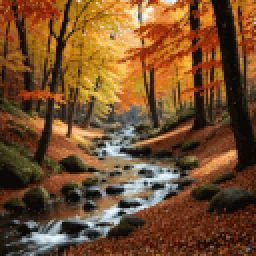
#> input picture Primeri/Slike i ikonice/Animacije/fall.gif, 128 x 128 px, found by its file name (shown 2 times larger)
$ python -i standardize_gifs.py   (imports and definitions only)
#> lines starting #> are read from the running program, lines starting #| are printed output that depends on the picture
import os
from PIL import Image, ImageSequence

TARGET_WIDTH = 512
TARGET_HEIGHT = 366
DIRECTORY = r'a:\Software Dev\Platisa\app\src\main\res\drawable'
FILES = [
    'celebration_4.gif',
    'celebration_dance.gif',
    'macka.gif',
    'celebration_3.gif',
    'fall.gif',
    'aquarium.gif',
    'fireworks.gif'
]

def resize_and_crop(img, target_width, target_height):
    # Calculate aspect ratios
    target_ratio = target_width / target_height
    img_ratio = img.width / img.height

    if img_ratio > target_ratio:
        # Image is wider than target: resize by height, then crop width
        new_height = target_height
        new_width = int(new_height * img_ratio)
        img = img.resize((new_width, new_height), Image.Resampling.LANCZOS)

        # Center crop
        left = (new_width - target_width) // 2
        img = img.crop((left, 0, left + target_width, target_height))
    else:
        # Image is taller/equal: resize by width, then crop height
        new_width = target_width
        new_height = int(new_width / img_ratio)
        img = img.resize((new_width, new_height), Image.Resampling.LANCZOS)

        # Center crop
        top = (new_height - target_height) // 2
        img = img.crop((0, top, target_width, top + target_height))

    return img

def process_gif(filename):
    filepath = os.path.join(DIRECTORY, filename)
    if not os.path.exists(filepath):
        print(f"Skipping {filename}: Not found")
        return

    print(f"Processing {filename}...")
    with Image.open(filepath) as im:
#> im is the input picture: PIL image 128x128 P; mean R, G, B, A 115.7, 78.6, 43.7, 255
        frames = []
        duration = im.info.get('duration', 100)
#> duration = 70
        loop = im.info.get('loop', 0)
#> loop = 0

        for frame in ImageSequence.Iterator(im):
            # Convert to RGBA for high quality resizing
            frame = frame.convert('RGBA')
            processed_frame = resize_and_crop(frame, TARGET_WIDTH, TARGET_HEIGHT)

            # Convert back to P mode with palette for GIF
            # We use the quantize method to generate a good palette for each frame?
            # Or better: just let save handle it (it might dither).
            # For simplicity and robust GIF saving, converting to RGB then letting P mode handle it is usually okay,
            # but sometimes creates flicker.
            # Trying 'P' directly:
            frames.append(processed_frame)
#> this loop made 32 passes
#> pass 1, in resize_and_crop, `img = img.resize((new_width, new_height), Image.Resampling.LANCZOS)`:
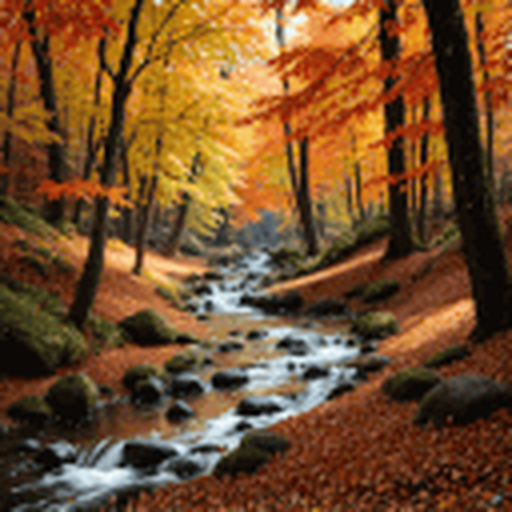
#> img: PIL image 512x512 RGBA; mean R, G, B, A 115.7, 78.6, 43.7, 255
#> pass 1, in resize_and_crop, `img = img.crop((0, top, target_width, top + target_height))`:
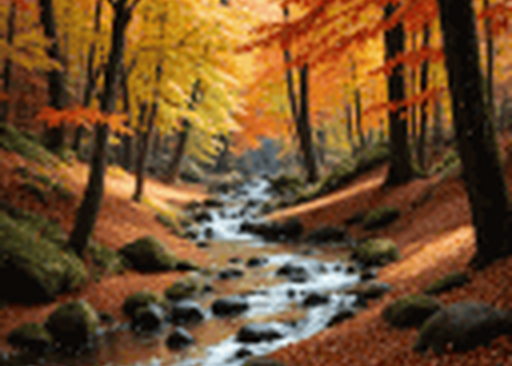
#> img: PIL image 512x366 RGBA; mean R, G, B, A 112.8, 78.7, 44.1, 255
#> pass 2, in process_gif, `frame = frame.convert('RGBA')`:
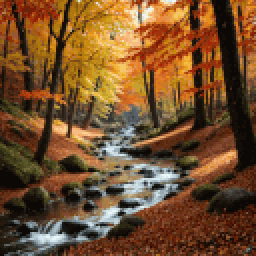
#> frame: PIL image 128x128 RGBA (shown 2 times larger); mean R, G, B, A 115.5, 78.7, 44, 255
#> pass 2, in resize_and_crop (call 2), `img = img.resize((new_width, new_height), Image.Resampling.LANCZOS)`:
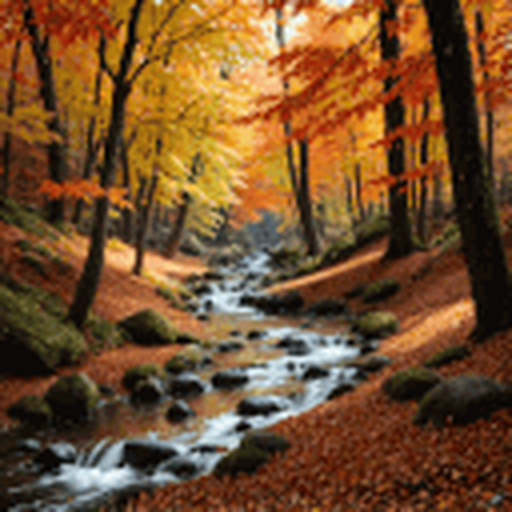
#> img: PIL image 512x512 RGBA; mean R, G, B, A 115.5, 78.7, 44, 255
#> after the loop, frames = 32 items

        # Save
        if frames:
            # Note: Saving as GIF from RGBA frames forces quantization
            frames[0].save(
                filepath,
                save_all=True,
                append_images=frames[1:],
                optimize=False, # Optimization sometimes breaks loops in PIL
                duration=duration,
                loop=loop
            )
            print(f"Saved {filename} ({TARGET_WIDTH}x{TARGET_HEIGHT})")

# [6 lines not run here, left out]

>>> result = process_gif('Primeri/Slike i ikonice/Animacije/fall.gif')

$ run again, on Primeri/Slike i ikonice/Animacije/Bosiljka.jpeg
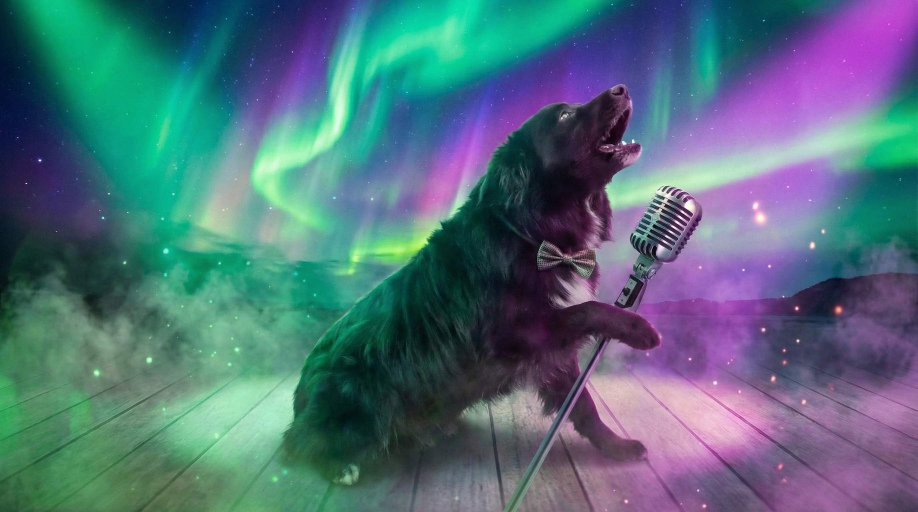
#> input picture Primeri/Slike i ikonice/Animacije/Bosiljka.jpeg, 2752 x 1536 px, found by its file name (shown at 1/3 size)
#> in process_gif, im is the input picture: PIL image 2752x1536 RGB; mean R, G, B 81.5, 111.4, 122.8
#> duration = 100
#> loop = 0
#> the loop in process_gif, `for frame in ImageSequence.Iterator(im):` made 1 pass
#> (target_ratio in resize_and_crop, img_ratio in resize_and_crop, new_height in resize_and_crop, new_width in resize_and_crop, left in resize_and_crop) on pass 1: (1.4, 1.79, 366, 655, 71)
#> pass 1, in resize_and_crop, `img = img.resize((new_width, new_height), Image.Resampling.LANCZOS)`:
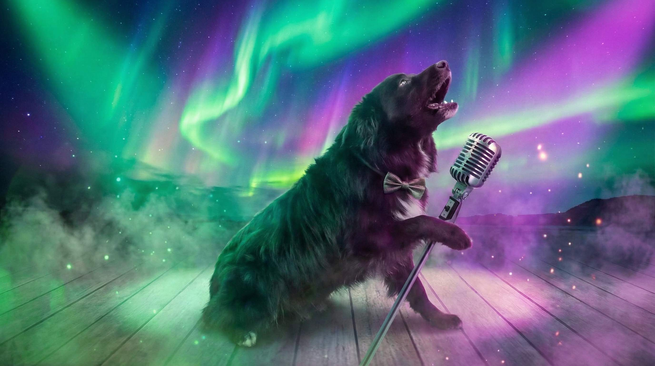
#> img: PIL image 655x366 RGBA; mean R, G, B, A 81.5, 111.4, 122.8, 255
#> pass 1, in resize_and_crop, `img = img.crop((left, 0, left + target_width, target_height))`:
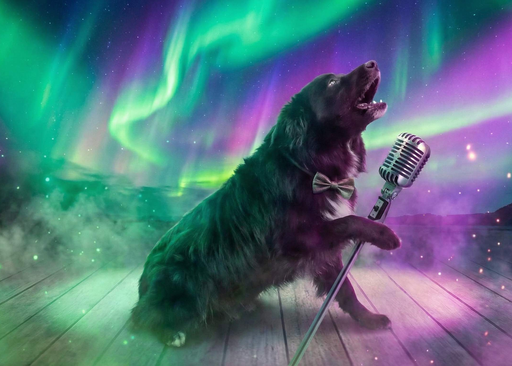
#> img: PIL image 512x366 RGBA; mean R, G, B, A 83.7, 114.9, 125.9, 255
#> after the loop in process_gif, `for frame in ImageSequence.Iterator(im):`: frames = 1 item
